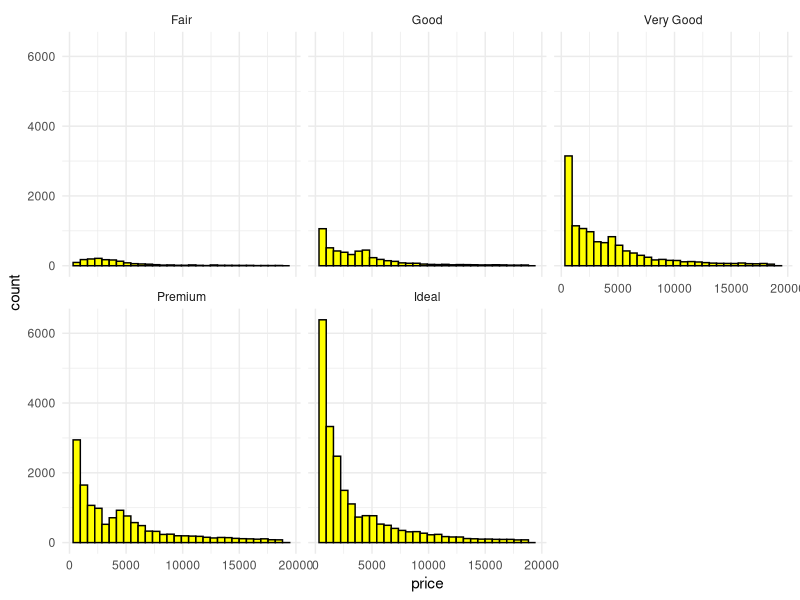
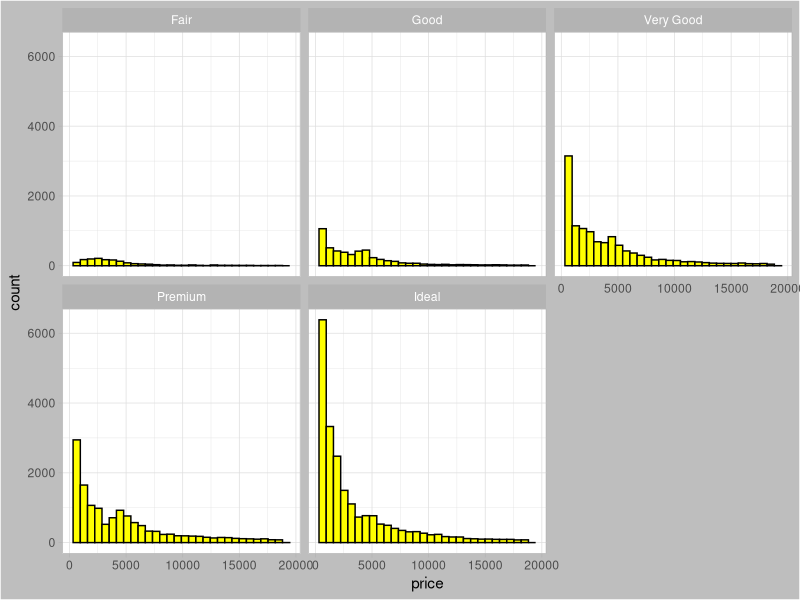

The R script that drew these images, in order:
## ---- chunk 1
library(tidyverse)
diamonds
## ---- chunk 2
ggplot(data = diamonds, aes(x = price)) +
  geom_histogram(fill = "yellow", color = "black") +
  theme_minimal() +
  facet_wrap(~ cut) 
## ---- chunk 3
ggplot(data = diamonds, aes(x = price)) +
  geom_histogram(fill = "yellow", color = "black") +
  theme_light() + 
  theme(plot.background = element_rect(fill = "gray")) +
  facet_wrap(~ cut) 
